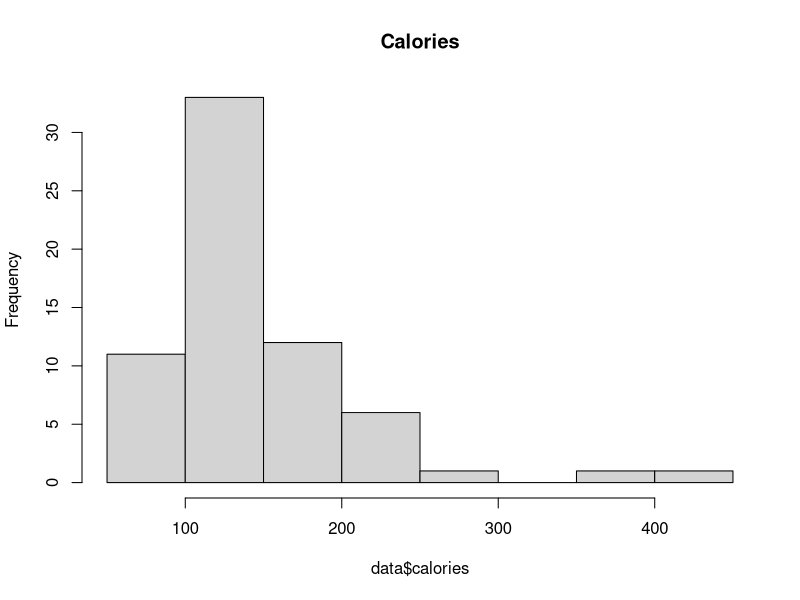
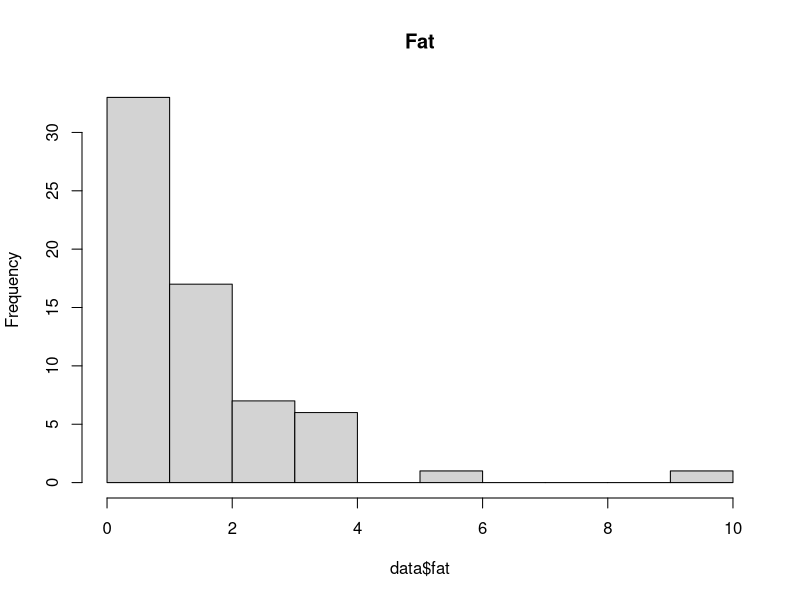
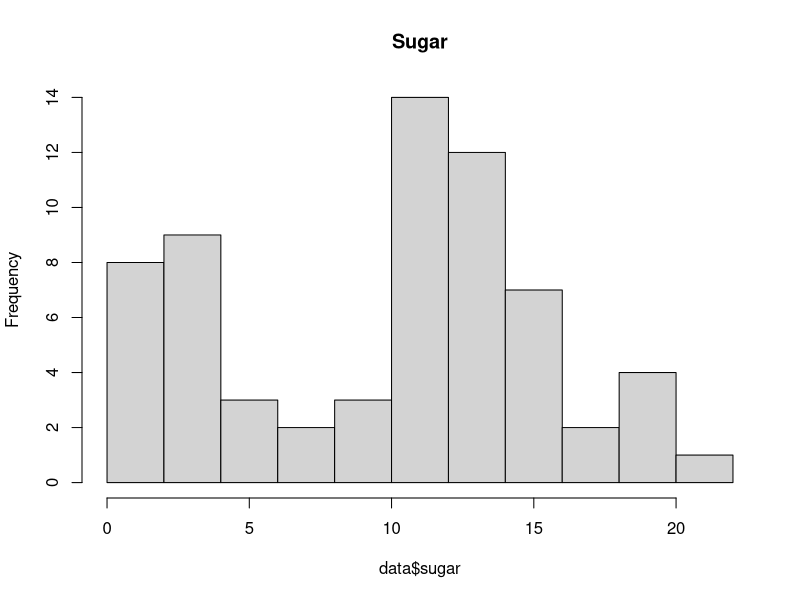
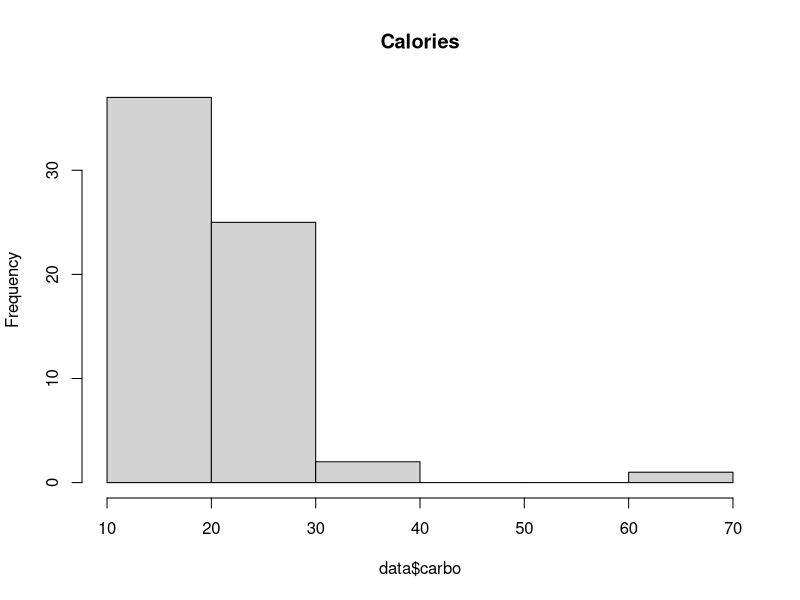
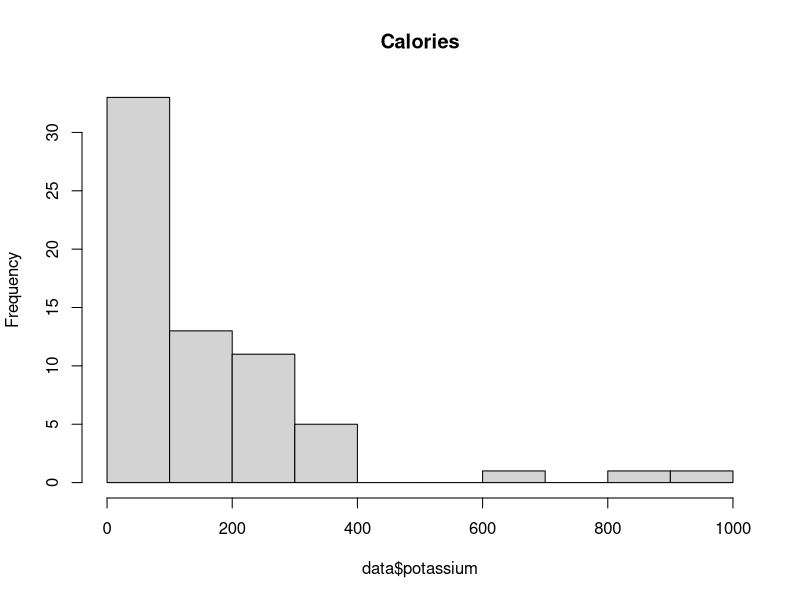
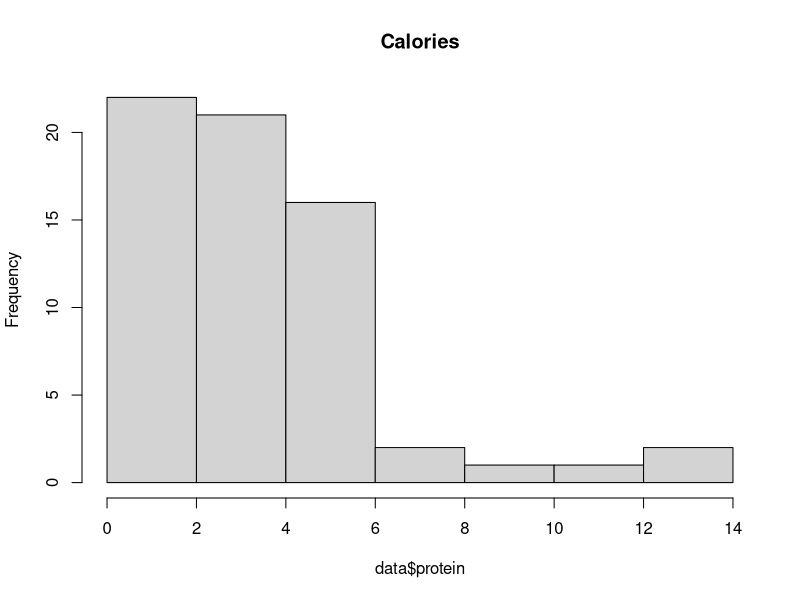
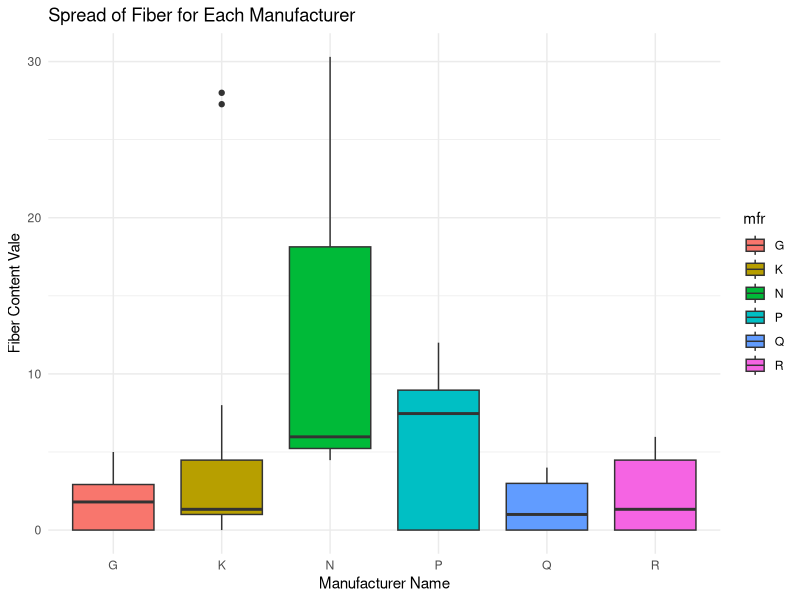
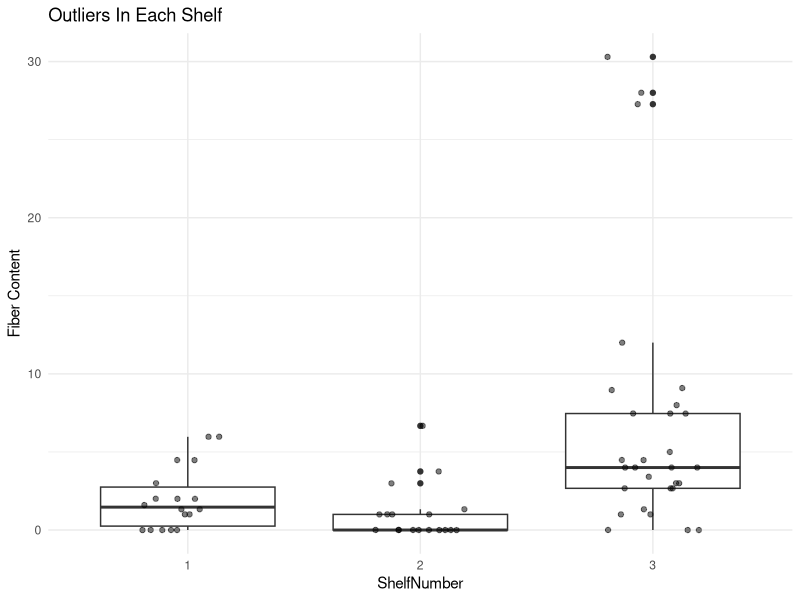

Reproduce these figures in R, in order.
 

getwd()
setwd("C:\\Users\\aravi\\Desktop\\StatisticsUsingR\\Labworks\\LabExam1")
getwd()

data <- read.csv("UScereal1.csv")
nrow(data)


# find the maximum protien value of each manufacturer
max_protein_by_manufacturer <- aggregate(protein ~ mfr, data = data, FUN = max)
print(max_protein_by_manufacturer)

# Investigate the data set for missing na values look at teh distribution of the data set to replace the missing values 
# if the distribution is normal distribution replace missing value with mean value ,
# if the distribution is left skewed then replace with minimum and if is right skewed replace with maximum value

missing_values <- sum(is.na(data))
print("Number of missing values:")
missing_values

print(summary(data))

for (col in names(data)) {
  if (sum(is.na(data[[col]])) > 0) {  
    if (is.numeric(data[[col]])) {
      data[[col]][is.na(data[[col]])] <- mean(data[[col]], na.rm = TRUE)
    } else {
      data[[col]][is.na(data[[col]])] <- names(sort(table(data[[col]]), decreasing = TRUE)[1])
    }
  }
}

missing_values_after_replace <- sum(is.na(data))

cat("Number of missing values after replacement:", missing_values_after_replace, "\n")

#get the summary statistics after handling the missing data 
# (mean median min max 1st quartile 3rd quartile and standard deviation
print(summary(data))
sd1<-sd(data$calories)
sd2<-sd(data$fat)
sd3<-sd(data$sugars)
sd4<-sd(data$sodium)
sd5<-sd(data$carbo)
sd6<-sd(data$potassium)
sd7<-sd(data$protein)
sd8<-sd(data$fibre)

sddf<-data.frame("Standard Deviation" = c(sd1,sd2,sd3,sd4,sd5,sd6,sd7,sd8) ,
"Parameter"= c("Calorie","fat","Sugars","Sodium","CarboHydrates","Potassium","Protein","Fibre")
)
sddf
hist(data$calories,main = "Calories")
hist(data$fat,main = "Fat")
hist(data$sugar,main = "Sugar")
hist(data$carbo,main = "Calories")
hist(data$potassium,main = "Calories")
hist(data$protein,main = "Calories")



# draw appropriate graph using ggplot 2 for the following
# analyse the spread of the data set for the manufacturer to check how each one has given preference on Fiber

library(ggplot2)


# Plot spread of Fiber for each manufacturer
ggplot(data, aes(x = mfr, y = fibre, fill = mfr)) +
  geom_boxplot() +
  labs(title = "Spread of Fiber for Each Manufacturer",
       x = "Manufacturer Name",
       y = "Fiber Content Vale") +
  theme_minimal()

# create a plot to find the outlier for each shelf
ggplot(data, aes(x = as.factor(shelf), y = fibre)) +
  geom_boxplot() +
  geom_jitter(width = 0.2, alpha = 0.5) +
  labs(title = "Outliers In Each Shelf",
       x = "ShelfNumber",
       y = "Fiber Content") +
  theme_minimal()


#create a plot to explore all numeric variable
ggplot(data, aes(x = factor(1), y = fibre)) +
  geom_boxplot() +
  geom_jitter(width = 0.2, alpha = 0.5) +
  facet_wrap(~mfr, scales = "free_y") +
  labs(title = "Numeric Variables",
       x = "",
       y = "Fiber Content") +
  theme_minimal()




#   Identify the top four mean variables and create a dataframe called GreaterMeanFour
str(data)
means<-c(
mean(data$calories),
mean(data$protein),
mean(data$fat),
mean(data$sodium),
mean(data$fibre),
mean(data$carbo),
mean(data$sugars),
mean(data$potassium))
means
names(means)<-c("Cal","Protein","Fat","Sodium","Fibre","Carbs","Sugar","Pottasium")
means<-sort(means,decreasing = TRUE)
means
GreaterMeanFour<-data.frame(
    data$sodium,
    data$potassium,
    data$calories,
    data$carbo
)
names(GreaterMeanFour)<-c("sodium","potassium","calories","carbo")
print(GreaterMeanFour)


# Find the strength of the relationship of GreaterMeanFour and plot the relationship
corr <- cor(GreaterMeanFour) 
corr
strength <- round(corr^2, 0)
print(paste("The correlation strength is",strength))
# Assuming 'GreaterMeanFour' is your data frame
# Plot the relationships using ordinary scatter plots

plot(GreaterMeanFour$sodium, GreaterMeanFour$potassium, xlab = "Sodium", ylab = "Potassium", main = "Scatter Plot between Sodium and Pottasium")
plot(GreaterMeanFour$sodium, GreaterMeanFour$calories, xlab = "Sodium", ylab = "Calories", main = "Scatter Plot between Sodium and Calories")
plot(GreaterMeanFour$sodium, GreaterMeanFour$carbo, xlab = "Sodium", ylab = "Carbo", main = "Scatter Plot between Sodium and Carbohydrates ")
plot(GreaterMeanFour$potassium, GreaterMeanFour$calories, xlab = "Potassium", ylab = "Calories", main = "Scatter Plot between Pottasium and Calories")
plot(GreaterMeanFour$potassium, GreaterMeanFour$carbo, xlab = "Potassium", ylab = "Carbohydrates", main = "Scatter Plot between Pottasium and Carbohydrates")
plot(GreaterMeanFour$carbo, GreaterMeanFour$calories, xlab = "Carbohydrates", ylab = "Calories", main = "Scatter Plot between Carbodydrates and Calories")


# create a simple linear regression model using strongly positively correlated variables and plot it 

StrongCorrFields <- GreaterMeanFour[c("sodium", "potassium")]
model <- lm(potassium ~ sodium, data = StrongCorrFields)
plot(StrongCorrFields$sodium, StrongCorrFields$potassium, xlab = "Sodium", ylab = "Potassium", main = "Scatter Plot and Regression Line")
abline(model, col = "red")
# regression equation 
text(200, 800, labels = paste("y =", round(coef(model)[1], 2), "+", round(coef(model)[2], 2), "x"), col = "blue")








# show the prediction for the value before and after removal of outlier

# Create a simple linear regression model
model <- lm(potassium ~ sodium, data = GreaterMeanFour)
# Predict the values
beforeOutlier <- predict(model, newdata = GreaterMeanFour)

# Identify and remove outliers
outliers <- which(abs(residuals(model)) > 2 * sd(residuals(model)))
GreaterMeanFourNoOutliers <- GreaterMeanFour[-outliers, ]

# Fit a new model after removing outliers
modelNoOutliers <- lm(potassium ~ sodium, data = GreaterMeanFourNoOutliers)

afterOutlierRemoval <- predict(modelNoOutliers, newdata = GreaterMeanFourNoOutliers)

print("Predictions Before Outlier Removal:")
print(beforeOutlier)

print("Predictions After Outlier Removal:")
print(afterOutlierRemoval)


# Only Seven Null were missing values were found in the data and was removed based on the type of distribution
# potassium has the highest standard deviation
# Manufacture N has sthe most spread of the calories followed by manufacture P
# Shelf 3 has the most number of outliers on the basis of fibre count 
# There exist 8 numeric values in the dataset
# There exist a very strong positive correlation between sodium and potassium 





